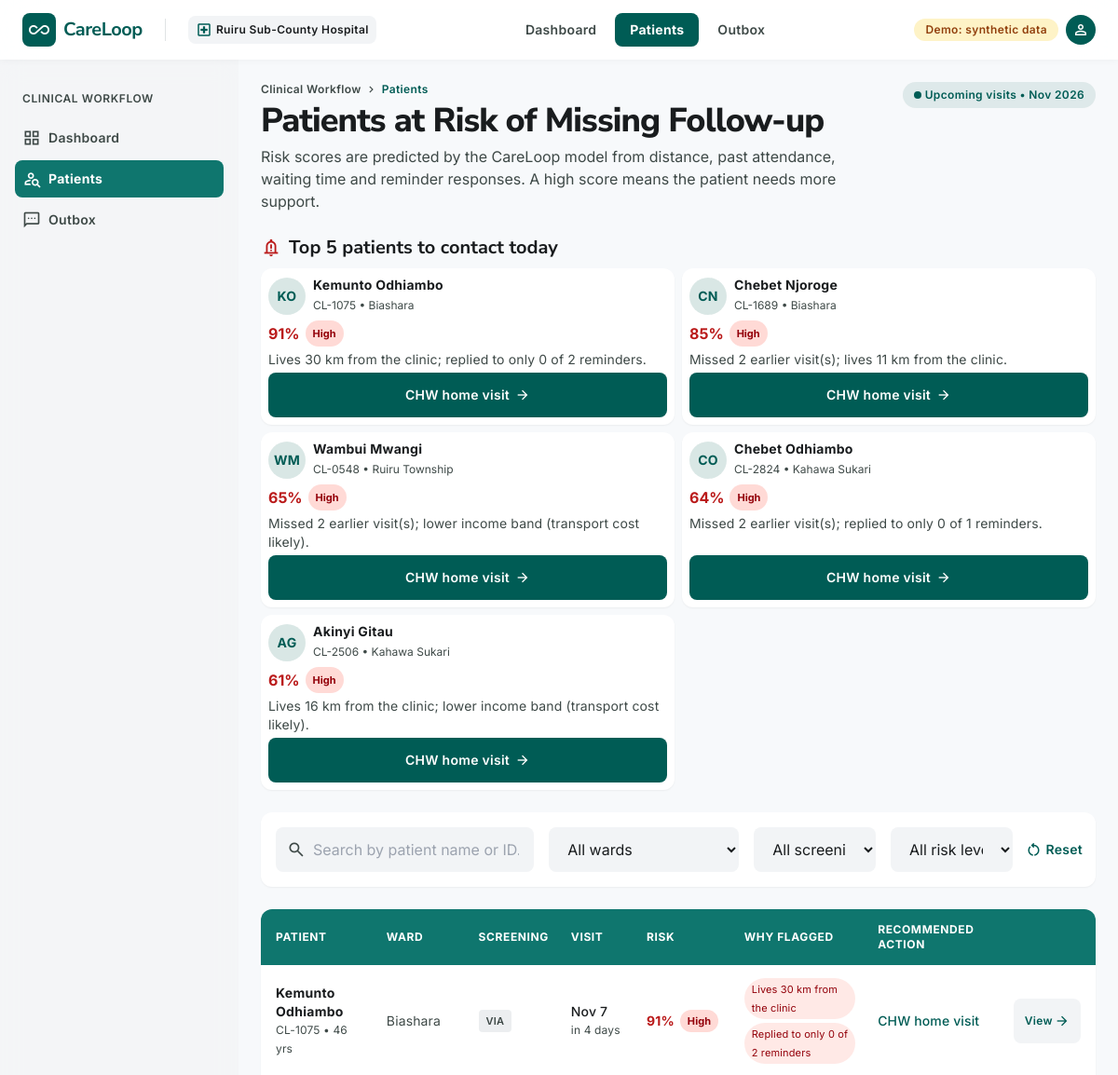
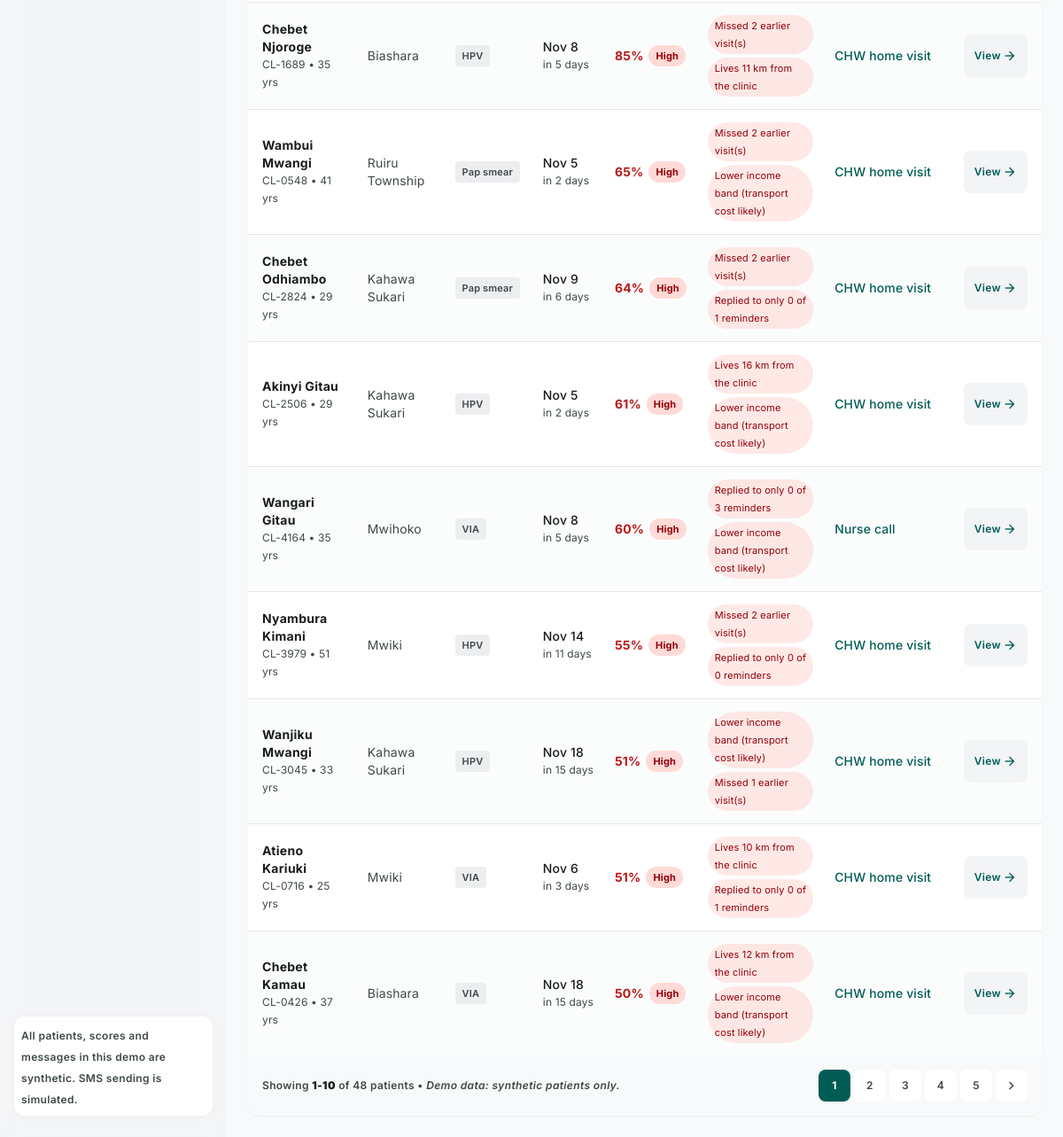
Page /patients on the committed database (2 pictures, top to bottom).
### tables this page shows
CREATE TABLE referrals (
            referral_id INTEGER PRIMARY KEY, patient_id INTEGER, referred_on TEXT,
            appointment_on TEXT, prior_missed INTEGER, reminders_sent INTEGER,
            reminders_responded INTEGER, reschedule_reason TEXT,
            attended INTEGER, treatment_started INTEGER);

CREATE TABLE patients (
            patient_id INTEGER PRIMARY KEY, name TEXT, age INTEGER, ward TEXT,
            distance_km REAL, income_band INTEGER, has_phone_app INTEGER,
            screening_type TEXT, screened_on TEXT, abnormal INTEGER);

CREATE TABLE risk_scores (referral_id INTEGER PRIMARY KEY,
                  risk_score REAL, risk_level TEXT, top_reasons TEXT);

### app/main.py (the view)
@app.get("/patients")
def patients(request: Request, q: str = "", ward: str = "", screening: str = "",
             risk: str = "", page: int = 1):
    db = get_db()
    today = demo_today(db)
    items = load_worklist(db, today)
    filtered = filter_worklist(items, q, ward, screening, risk)
    pages = max(1, math.ceil(len(filtered) / PAGE_SIZE))
    page = min(max(page, 1), pages)
    start = (page - 1) * PAGE_SIZE
    return templates.TemplateResponse(request, "patients.html", {
        "active": "patients", "facility": FACILITY, "coordinator": COORDINATOR,
        "rows": filtered[start:start + PAGE_SIZE], "top5": items[:5],
        "total": len(filtered), "start": start + 1 if filtered else 0,
        "end": min(start + PAGE_SIZE, len(filtered)), "page": page, "pages": pages,
        "wards": sorted(CHW.keys()), "q": q, "ward": ward, "screening": screening, "risk": risk,
        "month": today.strftime("%b %Y"),
    })

### app/templates/patients.html (shortened to what this page needs)
{% extends "base.html" %}
{% block content %}
{% macro chip(level, pct) -%}
  <span class="font-bold {{ {'High':'text-error','Medium':'text-amber-700','Low':'text-emerald-700'}[level] }}">{{ pct }}%</span>
  <span class="px-2 py-0.5 rounded-full {{ {'High':'bg-error-container text-on-error-container','Medium':'bg-amber-100 text-amber-800','Low':'bg-emerald-100 text-emerald-800'}[level] }} font-label-sm text-[11px] font-bold">{{ level }}</span>
{%- endmacro %}
<div class="p-gutter md:p-gutter-desktop flex flex-col gap-space-lg max-w-[1440px] mx-auto w-full">
  <div class="flex flex-col lg:flex-row lg:items-end justify-between gap-space-md">
    <div class="flex flex-col gap-space-xs">
      <div class="flex items-center gap-space-xs text-on-surface-variant font-label-sm text-label-sm">
        <span>Clinical Workflow</span><span class="material-symbols-outlined text-[14px]">chevron_right</span><span class="text-primary font-semibold">Patients</span>
      </div>
      <h1 class="font-headline-xl text-headline-xl tracking-tight">Patients at Risk of Missing Follow-up</h1>
      <p class="font-body-md text-body-md text-on-surface-variant max-w-2xl">Risk scores are predicted by the CareLoop model from distance, past attendance, waiting time and reminder responses. A high score means the patient needs more support.</p>
    </div>
    <span class="inline-flex items-center gap-space-xs px-3 py-1.5 rounded-full bg-primary/10 text-primary font-label-sm text-label-sm self-start">
      <span class="w-2 h-2 rounded-full bg-primary"></span>Upcoming visits • {{ month }}
    </span>
  </div>
  <div class="flex flex-col gap-space-sm">
    <div class="flex items-center gap-space-sm">
      <span class="material-symbols-outlined text-error text-[22px]">notification_important</span>
      <h2 class="font-headline-md text-headline-md">Top 5 patients to contact today</h2>
    </div>
    <div class="grid grid-cols-1 md:grid-cols-2 xl:grid-cols-5 gap-space-sm">
      {% for d in top5 %}
      <div class="p-space-sm rounded-xl bg-surface-container-lowest shadow-sm flex flex-col gap-space-xs">
        <div class="flex items-center justify-between gap-space-xs">
          <div class="flex items-center gap-space-sm min-w-0">
            <div class="w-10 h-10 rounded-full bg-primary/15 text-primary font-bold flex items-center justify-center font-label-md text-label-md shrink-0">{{ d.initials }}</div>
            <div class="flex flex-col min-w-0">
              <span class="font-label-md text-label-md font-bold truncate">{{ d.name }}</span>
              <span class="font-label-sm text-on-surface-variant text-[12px]">{{ d.code }} • {{ d.ward }}</span>
            </div>
          </div>
        </div>
        <div class="flex items-center gap-1.5">{{ chip(d.risk_level, d.pct) }}</div>
        <p class="font-body-sm text-body-sm text-on-surface-variant text-[13px] flex-1">{{ d.reasons[0].text if d.reasons else 'Standard follow-up' }}{% if d.reasons|length > 1 %}; {{ d.reasons[1].text|lower }}{% endif %}.</p>
        <a href="/patients/{{ d.referral_id }}" class="w-full flex items-center justify-center gap-1.5 px-3 py-2.5 rounded-lg bg-primary text-on-primary font-label-md text-label-md hover:bg-primary-container transition-colors min-h-[48px]">
          <span>{{ d.rec.short }}</span><span class="material-symbols-outlined text-[16px]">arrow_forward</span>
        </a>
      </div>
      {% endfor %}
    </div>
  </div>
  <form method="get" class="p-space-md bg-surface-container-lowest rounded-xl shadow-sm">
    <div class="grid grid-cols-1 sm:grid-cols-2 lg:grid-cols-12 gap-space-md items-center">
      <div class="lg:col-span-4 relative flex items-center">
        <input name="q" value="{{ q }}" class="w-full pl-10 pr-4 py-3 bg-surface-container-low rounded-lg outline-none focus:ring-2 focus:ring-primary min-h-[48px]" placeholder="Search by patient name or ID..." type="text"/>
      </div>
      <select name="ward" onchange="this.form.submit()" class="lg:col-span-3 px-4 py-3 bg-surface-container-low rounded-lg outline-none focus:ring-2 focus:ring-primary min-h-[48px]">
        <option value="">All wards</option>
      </select>
      <select name="screening" onchange="this.form.submit()" class="lg:col-span-2 px-4 py-3 bg-surface-container-low rounded-lg outline-none focus:ring-2 focus:ring-primary min-h-[48px]">
        <option value="">All screening types</option>
      </select>
      <select name="risk" onchange="this.form.submit()" class="lg:col-span-2 px-4 py-3 bg-surface-container-low rounded-lg outline-none focus:ring-2 focus:ring-primary min-h-[48px]">
        <option value="">All risk levels</option>
      </select>
      <a href="/patients" class="lg:col-span-1 px-3 py-3 text-primary font-label-md text-label-md hover:bg-surface-container-low rounded-lg flex items-center justify-center gap-1 min-h-[48px]"><span class="material-symbols-outlined text-[18px]">restart_alt</span>Reset</a>
    </div>
  </form>
  <div class="bg-surface-container-lowest rounded-xl shadow-sm overflow-hidden">
    <div class="overflow-x-auto">
      <table class="w-full text-left border-collapse">
        <thead>
          <tr class="bg-primary-container text-on-primary font-label-sm text-label-sm uppercase tracking-wider select-none">
            <th class="py-3.5 px-4">Patient</th>
            <th class="py-3.5 px-3">Ward</th>
            <th class="py-3.5 px-3">Screening</th>
            <th class="py-3.5 px-3">Visit</th>
            <th class="py-3.5 px-3">Risk</th>
            <th class="py-3.5 px-3">Why flagged</th>
            <th class="py-3.5 px-3">Recommended action</th>
            <th class="py-3.5 px-4 text-right"></th>
          </tr>
        </thead>
        <tbody class="divide-y divide-surface-container-high font-body-sm text-body-sm">
          {% for d in rows %}
          <tr class="hover:bg-surface-container-low/80 transition-colors {{ 'bg-surface-container-low/30' if loop.index is even else '' }}">
            <td class="py-3.5 px-4"><div class="flex flex-col"><span class="font-label-md text-label-md font-bold">{{ d.name }}</span><span class="text-on-surface-variant text-[12px]">{{ d.code }} • {{ d.age }} yrs</span></div></td>
            <td class="py-3.5 px-3 text-on-surface-variant">{{ d.ward }}</td>
            <td class="py-3.5 px-3"><span class="inline-block px-2 py-0.5 rounded bg-surface-container text-on-surface-variant text-[11px] font-semibold">{{ d.screening_type }}</span></td>
            <td class="py-3.5 px-3 whitespace-nowrap"><div class="font-medium">{{ d.appt_short }}</div><div class="text-on-surface-variant text-[12px]">in {{ d.days_to_appt }} days</div></td>
            <td class="py-3.5 px-3"><div class="flex items-center gap-1.5 whitespace-nowrap">{{ chip(d.risk_level, d.pct) }}</div></td>
            <td class="py-3.5 px-3">
              <div class="flex flex-wrap gap-1 max-w-[260px]">
                {% for r in d.reasons[:2] %}
                <span class="px-2 py-0.5 rounded-full {{ 'bg-error-container/60 text-on-error-container' if d.risk_level == 'High' else 'bg-surface-container text-on-surface' }} text-[11px]">{{ r.text }}</span>
                {% else %}
                <span class="px-2 py-0.5 rounded-full bg-surface-container text-on-surface-variant text-[11px]">No risk factors stand out</span>
                {% endfor %}
              </div>
            </td>
            <td class="py-3.5 px-3 text-primary font-medium">{{ d.rec.short }}</td>
            <td class="py-3.5 px-4 text-right"><a href="/patients/{{ d.referral_id }}" class="inline-flex items-center justify-center px-3 py-2 rounded-lg bg-surface-container-low text-primary hover:bg-primary hover:text-on-primary font-label-sm text-label-sm transition-colors min-h-[48px] min-w-[64px]">View<span class="material-symbols-outlined text-[16px] ml-0.5">arrow_forward</span></a></td>
          </tr>
          {% else %}
          <tr><td colspan="8" class="py-10 text-center text-on-surface-variant">No patients match these filters.</td></tr>
          {% endfor %}
        </tbody>
      </table>
    </div>
    <div class="p-space-md bg-surface-container-low/50 flex flex-col sm:flex-row items-center justify-between gap-space-sm">
      <div class="font-label-sm text-label-sm text-on-surface-variant">Showing <strong class="text-on-surface">{{ start }}-{{ end }}</strong> of {{ total }} patients • <span class="italic">Demo data: synthetic patients only.</span></div>
      <div class="flex items-center gap-1">
        {% set qs = '&q=' ~ q ~ '&ward=' ~ ward ~ '&screening=' ~ screening ~ '&risk=' ~ risk %}
        {% for p in range(1, pages + 1) %}
        <a href="/patients?page={{ p }}{{ qs }}" class="w-9 h-9 rounded-lg font-label-sm text-label-sm flex items-center justify-center {{ 'bg-primary text-on-primary font-bold' if p == page else 'bg-surface-container-lowest text-on-surface-variant hover:bg-surface-container' }}">{{ p }}</a>
        {% endfor %}
        {% if page < pages %}<a href="/patients?page={{ page + 1 }}{{ qs }}" class="w-9 h-9 rounded-lg bg-surface-container-lowest flex items-center justify-center text-on-surface-variant hover:bg-surface-container"><span class="material-symbols-outlined text-[18px]">chevron_right</span></a>{% endif %}
      </div>
    </div>
  </div>
</div>
{% endblock %}

### app/templates/base.html (shortened to what this page needs)
<!DOCTYPE html>
<html lang="en">
<head>
<script src="https://cdn.tailwindcss.com"></script>
<script src="/static/tailwind.config.js"></script>
</head>
<body class="bg-surface font-body-md text-body-md text-on-surface">
<header class="fixed top-0 w-full h-16 z-50 bg-surface-container-lowest/90 backdrop-blur-xl shadow-[0_1px_8px_rgba(0,0,0,0.04)]">
  <div class="h-16 w-full px-gutter-desktop flex items-center justify-between gap-space-md">
    <div class="flex items-center gap-space-lg">
      <a href="/dashboard" class="flex items-center gap-space-sm">
        <div class="w-9 h-9 rounded-lg bg-primary flex items-center justify-center"><span class="material-symbols-outlined text-on-primary text-[22px]">all_inclusive</span></div>
        <span class="font-headline-md text-headline-md text-primary tracking-tight">CareLoop</span>
      </a>
      <div class="hidden md:flex items-center gap-space-xs px-space-sm py-1.5 rounded-lg bg-surface-container-low">
        <span class="material-symbols-outlined text-[18px] text-primary">local_hospital</span>
        <span class="font-label-sm text-label-sm text-on-surface">{{ facility }}</span>
      </div>
    </div>
    <nav class="hidden lg:flex items-center gap-space-xs">
      {% for key, label, href in [('dashboard','Dashboard','/dashboard'),('patients','Patients','/patients'),('outbox','Outbox','/outbox')] %}
      <a href="{{ href }}" class="px-space-md py-2 rounded-lg font-label-md text-label-md transition-colors {% if active == key %}bg-primary text-on-primary font-bold shadow-sm{% else %}text-on-surface-variant hover:bg-surface-container hover:text-on-surface{% endif %}">{{ label }}</a>
      {% endfor %}
    </nav>
    <div class="flex items-center gap-space-sm">
      <span class="hidden sm:inline-flex px-3 py-1 rounded-full bg-amber-100 text-amber-800 font-label-sm text-label-sm">Demo: synthetic data</span>
      <div class="w-8 h-8 rounded-full bg-primary flex items-center justify-center"><span class="material-symbols-outlined text-on-primary text-[18px]">person</span></div>
    </div>
  </div>
</header>
<aside class="fixed left-0 top-16 bottom-0 w-64 bg-surface-container-low/70 backdrop-blur-md z-40 hidden md:flex flex-col justify-between py-space-lg px-space-md">
  <div class="flex flex-col gap-space-xs">
    <div class="px-space-sm py-1 mb-space-xs"><span class="font-label-sm text-label-sm text-on-surface-variant uppercase tracking-wider">Clinical Workflow</span></div>
    <nav class="flex flex-col gap-1">
      {% for key, label, href, icon in [('dashboard','Dashboard','/dashboard','grid_view'),('patients','Patients','/patients','person_search'),('outbox','Outbox','/outbox','sms')] %}
      <a href="{{ href }}" class="flex items-center gap-space-sm px-space-sm py-2.5 rounded-lg font-label-md text-label-md transition-colors {% if active == key %}bg-primary-container text-on-primary font-bold{% else %}text-on-surface-variant hover:bg-surface-container hover:text-on-surface{% endif %}">
        <span class="material-symbols-outlined text-[20px]">{{ icon }}</span><span>{{ label }}</span>
      </a>
      {% endfor %}
    </nav>
  </div>
  <div class="p-space-sm rounded-xl bg-surface-container-lowest shadow-[0_1px_8px_rgba(0,0,0,0.04)]">
    <span class="font-label-sm text-label-sm text-on-surface-variant text-[12px]">All patients, scores and messages in this demo are synthetic. SMS sending is simulated.</span>
  </div>
</aside>
<div class="md:pl-64">
  <main class="relative pt-16 min-h-screen bg-surface">
    {% block content %}{% endblock %}
  </main>
</div>
</body>
</html>

### app/templates/base.html (style rules this page uses)
body { overscroll-behavior: none; }
.material-symbols-outlined { font-variation-settings: 'FILL' 0, 'wght' 400, 'GRAD' 0, 'opsz' 24; }

### rows in the picture
referrals: initials "KO", name "Kemunto Odhiambo", code "CL-1075", ward "Biashara", pct "91", reasons "Lives 30 km from the clinic", reasons "replied to only 0 of 2 reminders", rec.short "CHW home visit", age "46", screening_type "VIA", appt_short "Nov 7", days_to_appt "4", text "Lives 30 km from the clinic" "Replied to only 0 of 2 reminders"
risk_scores: risk_level "High"
referrals: initials "CN", name "Chebet Njoroge", code "CL-1689", ward "Biashara", pct "85", reasons "Missed 2 earlier visit(s)", reasons "lives 11 km from the clinic", rec.short "CHW home visit", age "35", screening_type "HPV", appt_short "Nov 8", days_to_appt "5", text "Missed 2 earlier visit(s)" "Lives 11 km from the clinic"
risk_scores: risk_level "High"
referrals: initials "WM", name "Wambui Mwangi", code "CL-0548", ward "Ruiru Township", pct "65", reasons "Missed 2 earlier visit(s)", reasons "lower income band (transport cost likely)", rec.short "CHW home visit", age "41", screening_type "Pap smear", appt_short "Nov 5", days_to_appt "2", text "Missed 2 earlier visit(s)" "Lower income band (transport cost likely)"
risk_scores: risk_level "High"
referrals: initials "CO", name "Chebet Odhiambo", code "CL-2824", ward "Kahawa Sukari", pct "64", reasons "Missed 2 earlier visit(s)", reasons "replied to only 0 of 1 reminders", rec.short "CHW home visit", age "29", screening_type "Pap smear", appt_short "Nov 9", days_to_appt "6", text "Missed 2 earlier visit(s)" "Replied to only 0 of 1 reminders"
risk_scores: risk_level "High"
referrals: initials "AG", name "Akinyi Gitau", code "CL-2506", ward "Kahawa Sukari", pct "61", reasons "Lives 16 km from the clinic", reasons "lower income band (transport cost likely)", rec.short "CHW home visit", age "29", screening_type "HPV", appt_short "Nov 5", days_to_appt "2", text "Lives 16 km from the clinic" "Lower income band (transport cost likely)"
risk_scores: risk_level "High"
referrals: name "Wangari Gitau", code "CL-4164", age "35", ward "Mwihoko", screening_type "VIA", appt_short "Nov 8", days_to_appt "5", pct "60", text "Replied to only 0 of 3 reminders" "Lower income band (transport cost likely)", rec.short "Nurse call"
risk_scores: risk_level "High"
referrals: name "Nyambura Kimani", code "CL-3979", age "51", ward "Mwiki", screening_type "HPV", appt_short "Nov 14", days_to_appt "11", pct "55", text "Missed 2 earlier visit(s)" "Replied to only 0 of 0 reminders", rec.short "CHW home visit"
risk_scores: risk_level "High"
referrals: name "Wanjiku Mwangi", code "CL-3045", age "33", ward "Kahawa Sukari", screening_type "HPV", appt_short "Nov 18", days_to_appt "15", pct "51", text "Lower income band (transport cost likely)" "Missed 1 earlier visit(s)", rec.short "CHW home visit"
risk_scores: risk_level "High"
referrals: name "Atieno Kariuki", code "CL-0716", age "25", ward "Mwiki", screening_type "VIA", appt_short "Nov 6", days_to_appt "3", pct "51", text "Lives 10 km from the clinic" "Replied to only 0 of 1 reminders", rec.short "CHW home visit"
risk_scores: risk_level "High"
referrals: name "Chebet Kamau", code "CL-0426", age "37", ward "Biashara", screening_type "VIA", appt_short "Nov 18", days_to_appt "15", pct "50", text "Lives 12 km from the clinic" "Lower income band (transport cost likely)", rec.short "CHW home visit"
risk_scores: risk_level "High"

### other values in the picture
{{ facility }} "Ruiru Sub-County Hospital"
{{ label }} "Dashboard" "Patients" "Outbox"
{{ month }} "Nov 2026"
{{ start }} "1"
{{ end }} "10"
{{ total }} "48"
{{ p }} "1" "2" "3" "4" "5"
